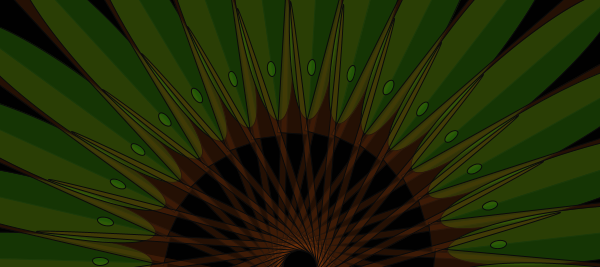
Frame 1 (no input)
Frame 60 (the mouse pressed at the canvas centre just before this capture): identical to frame 1, image omitted
Frame 120 (the mouse held since frame 60 and released just before this capture): identical to frame 1, image omitted

The Processing sketch that drew this single still picture (run headless with seeded random() and noise(); from frame 60 on, the mouse is pressed at the canvas centre):

// Processing sketch: processing_33158
// ── processing_33158.pde

void setup(){
int mega; //This is the main variable used for repetition
int obSize = 10; //This variable allows me to play with linking the size of the shapes. Very high in this iteration
smooth();
size(600,267);
translate(width/2, height); //Translate is critical for the fan shape.
// It repositions the grid in the bottom-centre of the canvas
background(1);

for(mega = 0; mega< 30; mega =mega +1){ //This iteration has the lowest amount of repetitions to seperate leaves
rotate(.2);
fill(110,49,8,80);
ellipse(0,20,obSize*53,7);
rect(0,133,obSize*3,obSize*27);
stroke(10);
fill(52,133,7,100);
ellipse(0,283,53,obSize*27); //dark colours
ellipse(0,200,8,16);
}
}

void draw(){
}
